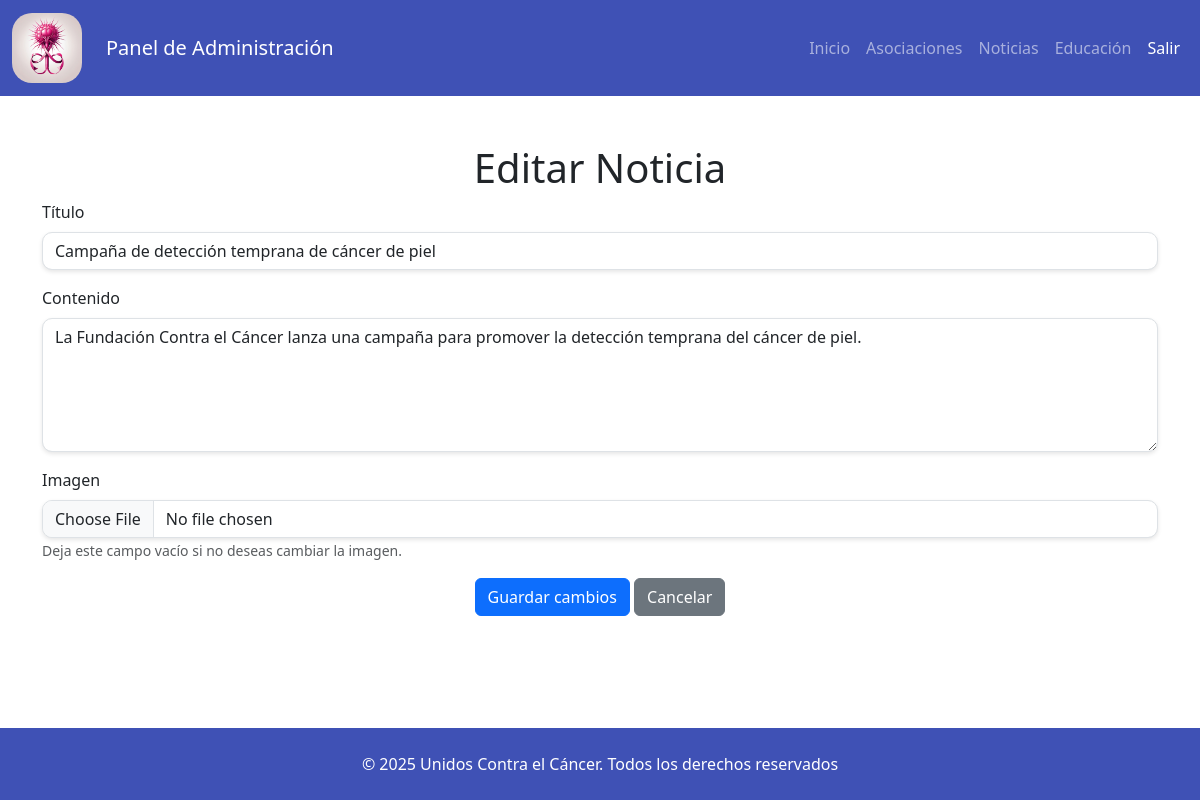
Screenshot of /login/pages/editar_noticia.php?id=2 (signed in) with the database file from the repository.
### tables this page shows
CREATE TABLE IF NOT EXISTS news (
    id INT PRIMARY KEY AUTO_INCREMENT,
    titulo VARCHAR(255) NOT NULL,
    contenido TEXT NOT NULL,
    imagen_url VARCHAR(255),
    fecha_publicacion VARCHAR(255),
    ruta_pagina VARCHAR(255),
    autor_id INT,
    CONSTRAINT fk_autor FOREIGN KEY (autor_id) REFERENCES users(id) ON DELETE SET NULL
);

### bd/functionBd.php (called while the page is built, shortened)
<?php
function getNewById($id)
{
    $query = "SELECT * FROM news WHERE id = $id";
    $result = mysqli_query($GLOBALS['con'], $query) or die("Error en la consulta.");
    return $result;
}

### login/pages/editar_noticia.php (the view, shortened to what this page needs)
<?php
require_once(__DIR__ . '/../../bd/functionBd.php');
if (isset($_GET['id']) && !empty($_GET['id'])) {
    $id = $_GET['id'];
}
$id = intval($id);
$result = getNewById($id);
if ($row = $result->fetch_assoc()) {
?>
    <!DOCTYPE html>
    <html lang="es">
    <head>
        <link href="https://cdn.jsdelivr.net/npm/bootstrap@5.3.0/dist/css/bootstrap.min.css" rel="stylesheet">
        <link rel="stylesheet" href="../../css/style.css">
    </head>
    <body class="d-flex flex-column min-vh-100">
        <nav id="nav-principal" class="navbar navbar-expand-lg navbar-dark">
            <div class="container-fluid">
                <a class="navbar-brand d-flex align-items-center" href="../../index.php">
                    <img src="../../img/logo-web.jpg" alt="Logo" height="70" class="me-4" style="border-radius: 20px;">
                    Panel de Administración
                </a>
                <div class="collapse navbar-collapse justify-content-end" id="navbarNav">
                    <ul class="navbar-nav" id="list-ul-nav">
                        <li class="nav-item"><a class="nav-link" href="../../index.php">Inicio</a></li>
                        <li class="nav-item"><a class="nav-link" href="../../pages/asociaciones.php">Asociaciones</a></li>
                        <li class="nav-item"><a class="nav-link" href="../../pages/noticias.php">Noticias</a></li>
                        <li class="nav-item"><a class="nav-link" href="../../pages/educacion.php">Educación</a></li>
                        <li class="nav-item"><a class="nav-link btn btn-danger text-white" href="../logout.php">Salir</a></li>
                    </ul>
                </div>
            </div>
        </nav>
        <main class="flex-grow-1 mb-3">
            <div class="container mt-5">
                <h1 class="text-center">Editar Noticia</h1>
                <form action="../process/processNewEdit.php" method="post" enctype="multipart/form-data">
                    <div class="mb-3">
                        <label for="titulo" class="form-label">Título</label>
                        <input type="text" name="titulo" class="form-control" value="<?php echo htmlspecialchars($row['titulo']); ?>" required>
                    </div>
                    <div class="mb-3">
                        <label for="contenido" class="form-label">Contenido</label>
                        <textarea name="contenido" class="form-control" rows="5" required><?php echo htmlspecialchars($row['contenido']); ?></textarea>
                    </div>
                    <div class="mb-3">
                        <label for="imagen" class="form-label">Imagen</label>
                        <input type="file" name="imagen" class="form-control">
                        <small class="text-muted">Deja este campo vacío si no deseas cambiar la imagen.</small>
                    </div>
                    <div class="text-center">
                        <button type="submit" class="btn btn-primary">Guardar cambios</button>
                        <a href="../../index.php" class="btn btn-secondary">Cancelar</a>
                    </div>
                </form>
            </div>
        </main>
        <footer id="footer-principal" class="text-white text-center py-4">
            <p class="mb-0">&copy; 2025 Unidos Contra el Cáncer. Todos los derechos reservados</p>
        </footer>
    </body>
    </html>
<?php
}
?>

### css/style.css (style rules this page uses)
html, body { height: 100%; margin: 0; display: flex; flex-direction: column; }
#nav-principal { background-color: #3F51B5; }
#footer-principal { background-color: #3F51B5; color: white; }
.navbar-brand img { height: 70px; border-radius: 20px; transition: all 0.3s ease; }
.form-control { border-radius: 10px; box-shadow: 0 2px 4px rgba(0, 0, 0, 0.1); }

### rows the page displays
news: titulo "Campaña de detección temprana de cáncer de piel", contenido "La Fundación Contra el Cáncer lanza una campaña para promover la detección temprana del cáncer de piel."
